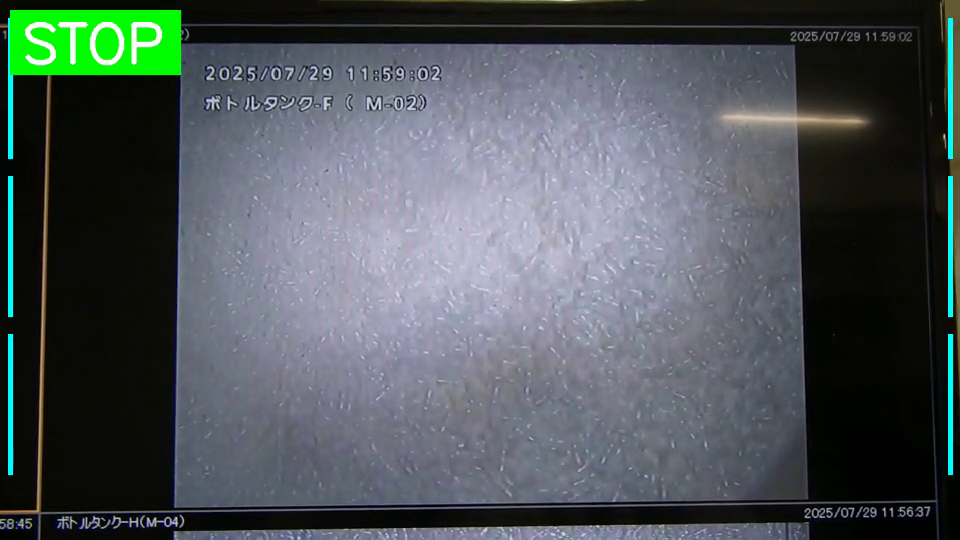
#> input picture frame 62 of 仮想環境実行_01_venv/GO_250811_002.mp4, 960 x 540 px, given in place of the camera
$ python Optical_Flow.py 5
#> lines starting #> are read from the running program, lines starting #| are printed output that depends on the picture
### オプティカルフロー
# １つ前の画像から、どこくらい動いたかを計算する

import numpy as np
import cv2
import sys

def main():
    # カメラオープン
    if len(sys.argv) == 1:
        cap = cv2.VideoCapture(0)
    else:
        try:
            cap = cv2.VideoCapture(int(sys.argv[1]))
        except:
            cap = cv2.VideoCapture(sys.argv[1])

    if not cap.isOpened():
        print("カメラが開けませんでした（権限 or 他アプリ使用中の可能性）")
        return

    cap.set(cv2.CAP_PROP_FRAME_WIDTH, 640)
    cap.set(cv2.CAP_PROP_FRAME_HEIGHT, 480)

    # ===== 初期フレーム取得（ウォームアップ） =====
    frame_pre = None
    for _ in range(30):
        ret, f = cap.read()
        if ret:
            frame_pre = f
#> this loop made 30 passes
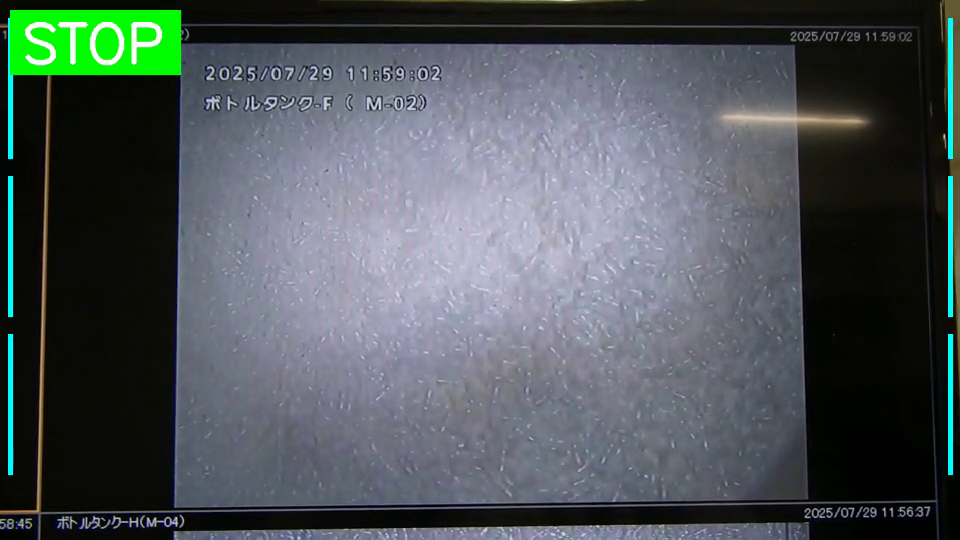
#> input picture frame 62 of 仮想環境実行_01_venv/GO_250811_002.mp4, 960 x 540 px, given in place of the camera
    if frame_pre is None:
        print("初期フレームが取得できませんでした。")
        cap.release()
        return

    gray_pre = cv2.cvtColor(frame_pre, cv2.COLOR_BGR2GRAY)
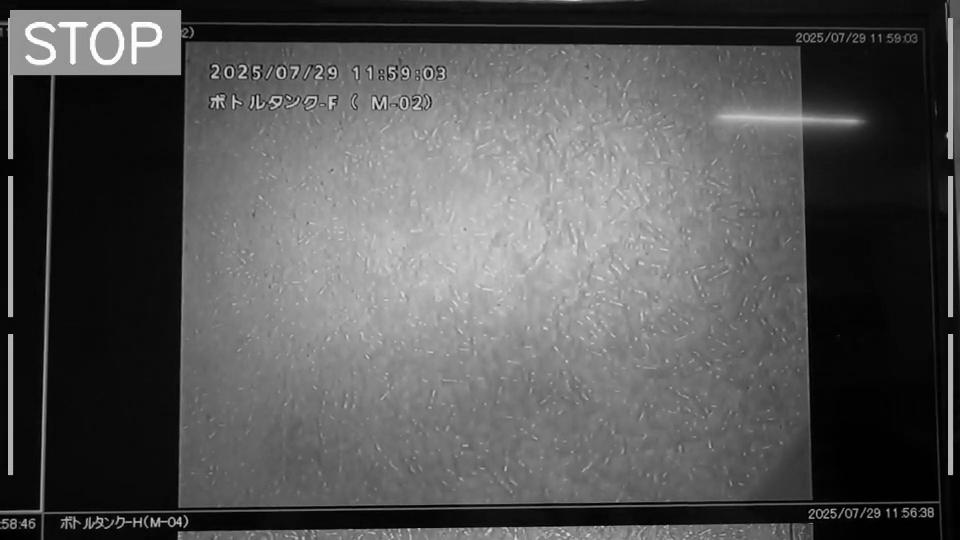
#> gray_pre: shape (540, 960); min 0, max 255, mean 84
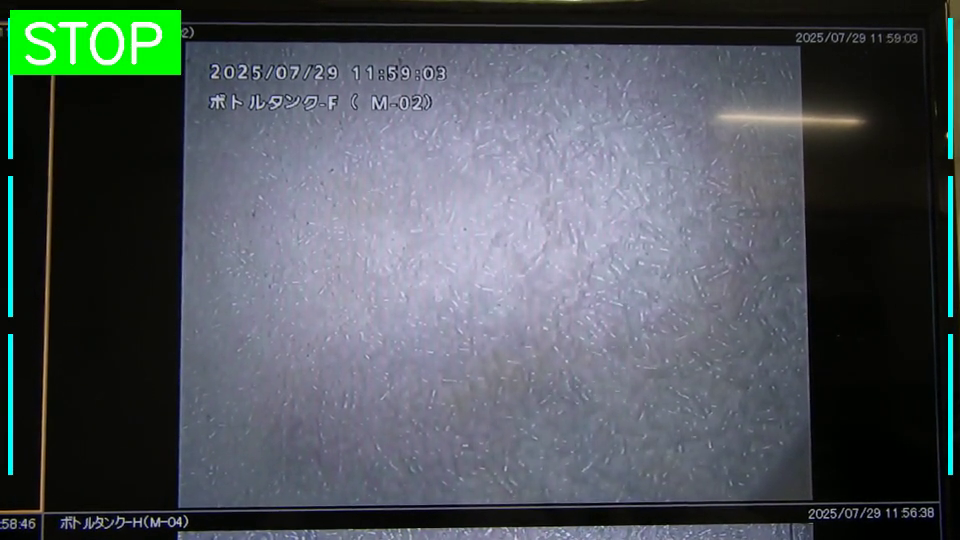
#> frame_pre: shape (540, 960, 3); mean B, G, R 90.2, 85.7, 78.1

    # HSV準備（可視化用）。型はuint8でOK
    hsv = np.zeros_like(frame_pre)
    hsv[..., 1] = 255  # 彩度Max

    # ===== ループ =====
    while True:
        ret, frame = cap.read()
        if not ret:
            print("フレーム取得失敗。終了します。")
            break

        cv2.imshow('frame', frame)

        gray = cv2.cvtColor(frame, cv2.COLOR_BGR2GRAY)

        # Farnebackでオプティカルフロー
        flow = cv2.calcOpticalFlowFarneback(
            gray_pre, gray, None,
            0.5,   # pyr_scale
            3,     # levels
            15,    # winsize
            3,     # iterations
            5,     # poly_n
            1.2,   # poly_sigma
            0      # flags
        )

        # ベクトル→極座標（角度・大きさ）
        mag, ang = cv2.cartToPolar(flow[..., 0], flow[..., 1])

        # 角度[rad]→Hue[0..179]、大きさ→Value[0..255]
        hsv[..., 0] = (np.rad2deg(ang) / 2).astype(np.uint8)      # 0..360 -> 0..180
        hsv[..., 2] = cv2.normalize(mag, None, 0, 255, cv2.NORM_MINMAX).astype(np.uint8)

        color_flow = cv2.cvtColor(hsv, cv2.COLOR_HSV2BGR)
        cv2.imshow('flow', color_flow)

        k = cv2.waitKey(1)  # ← ココが本題（大文字K）
        if k == ord('q'):
            break

        gray_pre = gray
        frame_pre = frame

    cap.release()
    cv2.destroyAllWindows()

if __name__ == '__main__':
    main()

$ run again, starting later in the video
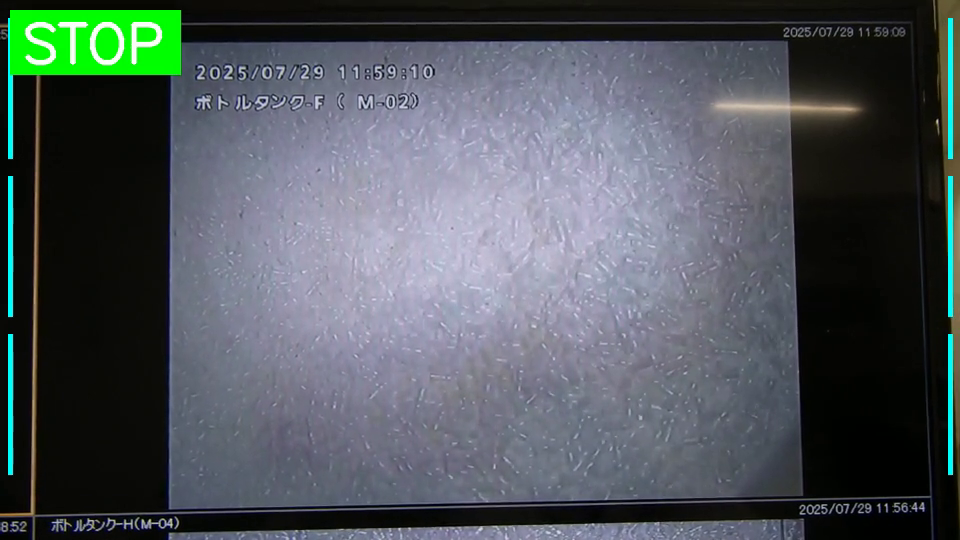
#> input picture frame 283 of 仮想環境実行_01_venv/GO_250811_002.mp4, 960 x 540 px, given in place of the camera
#> the loop in main, `for _ in range(30):` made 30 passes
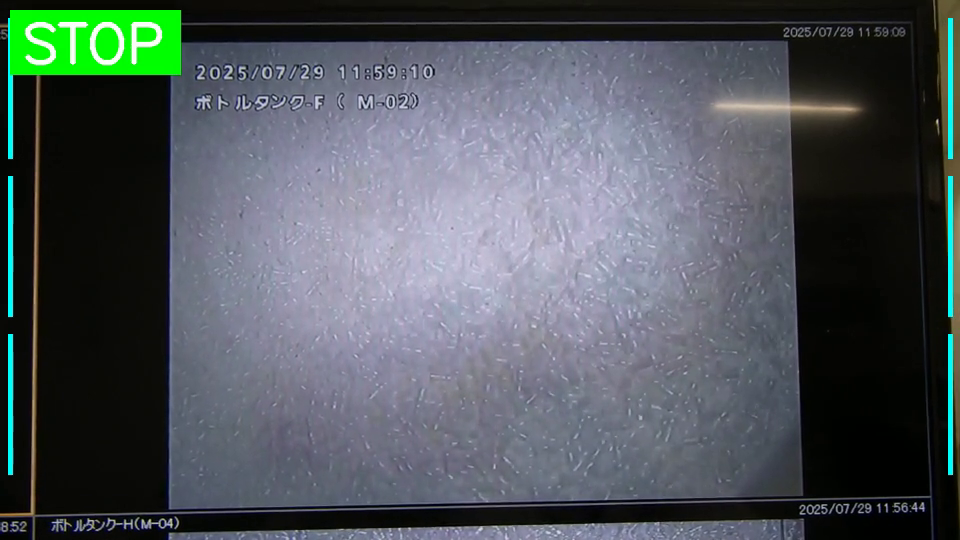
#> input picture frame 283 of 仮想環境実行_01_venv/GO_250811_002.mp4, 960 x 540 px, given in place of the camera
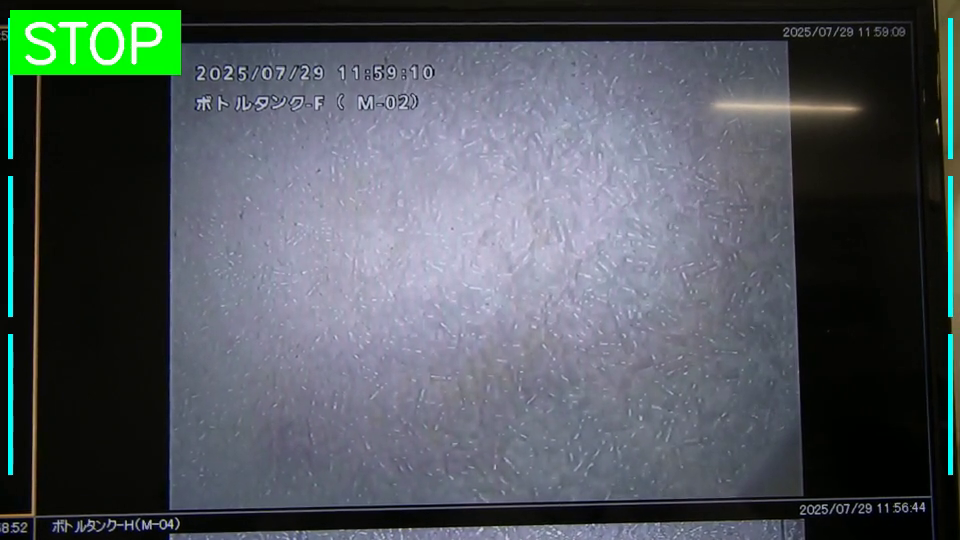
#> input picture frame 284 of 仮想環境実行_01_venv/GO_250811_002.mp4, 960 x 540 px, given in place of the camera
#> in main, `gray_pre = cv2.cvtColor(frame_pre, cv2.COLOR_BGR2GRAY)`:
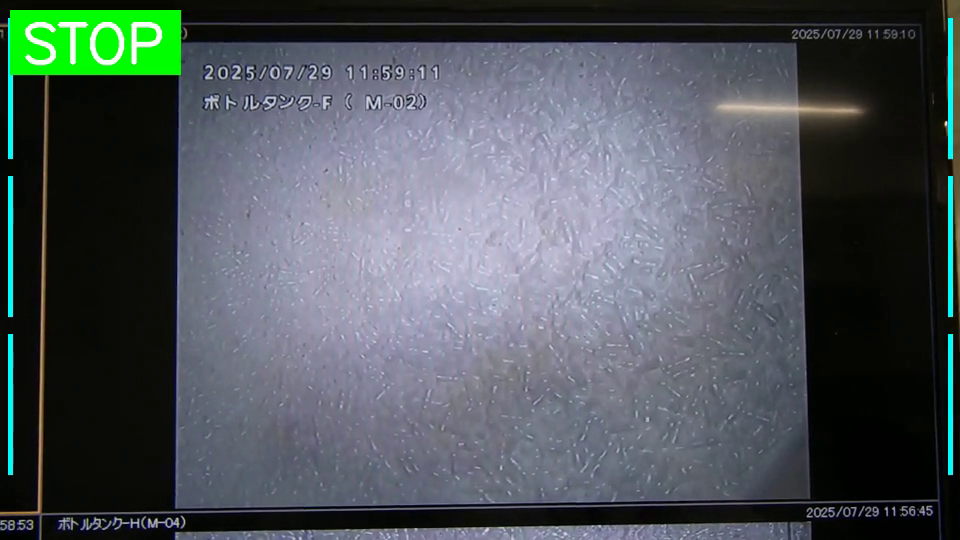
#> frame_pre: shape (540, 960, 3); mean B, G, R 90.4, 86, 78.3

$ run again, starting later in the video
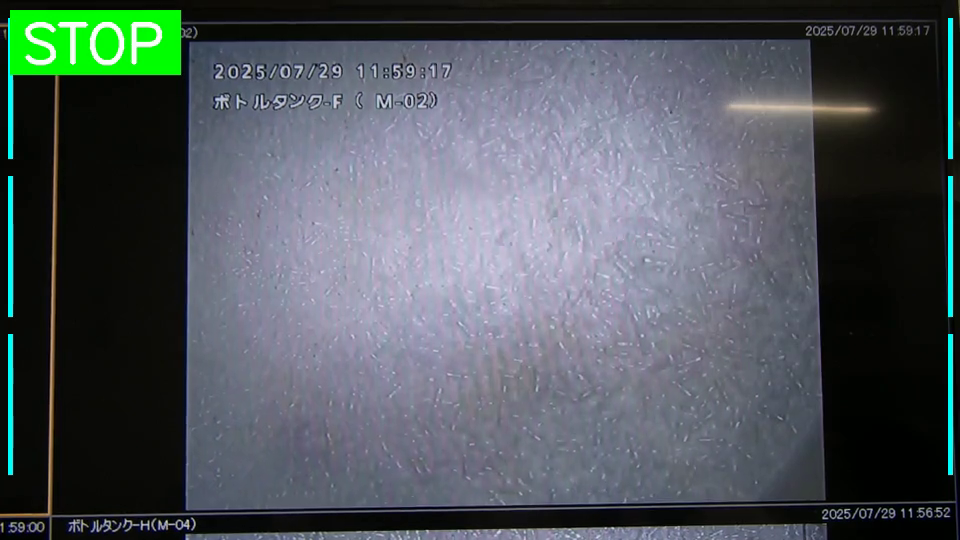
#> input picture frame 503 of 仮想環境実行_01_venv/GO_250811_002.mp4, 960 x 540 px, given in place of the camera
#> the loop in main, `for _ in range(30):` made 30 passes
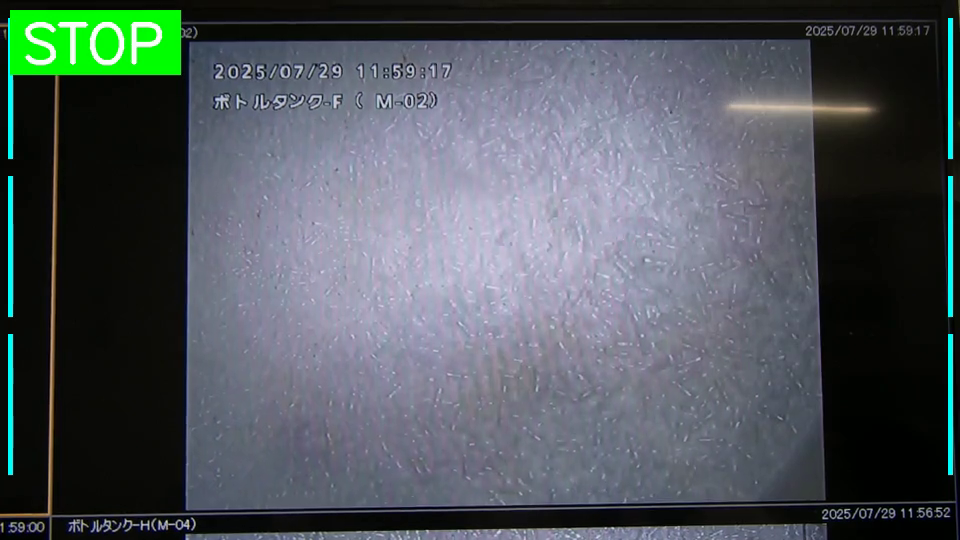
#> input picture frame 503 of 仮想環境実行_01_venv/GO_250811_002.mp4, 960 x 540 px, given in place of the camera
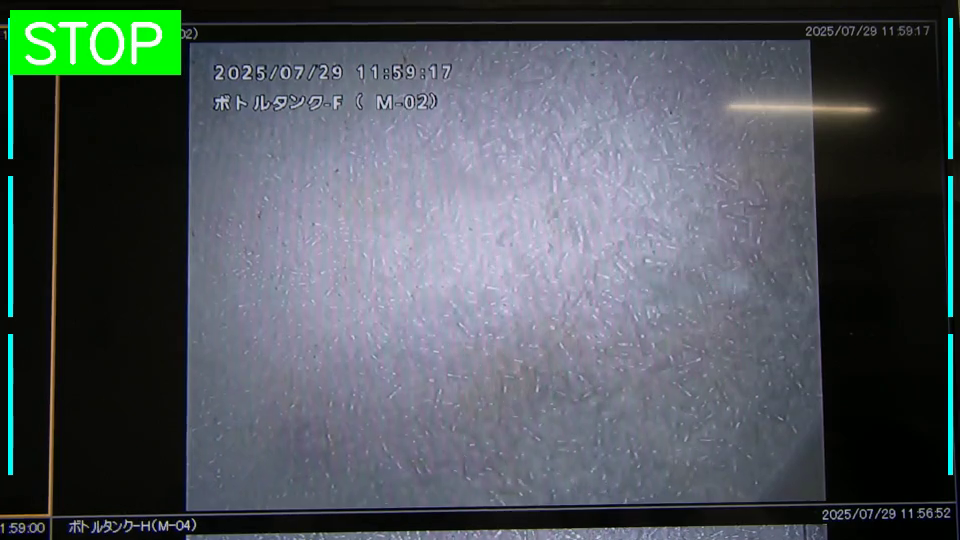
#> input picture frame 504 of 仮想環境実行_01_venv/GO_250811_002.mp4, 960 x 540 px, given in place of the camera
#> in main, `gray_pre = cv2.cvtColor(frame_pre, cv2.COLOR_BGR2GRAY)`:
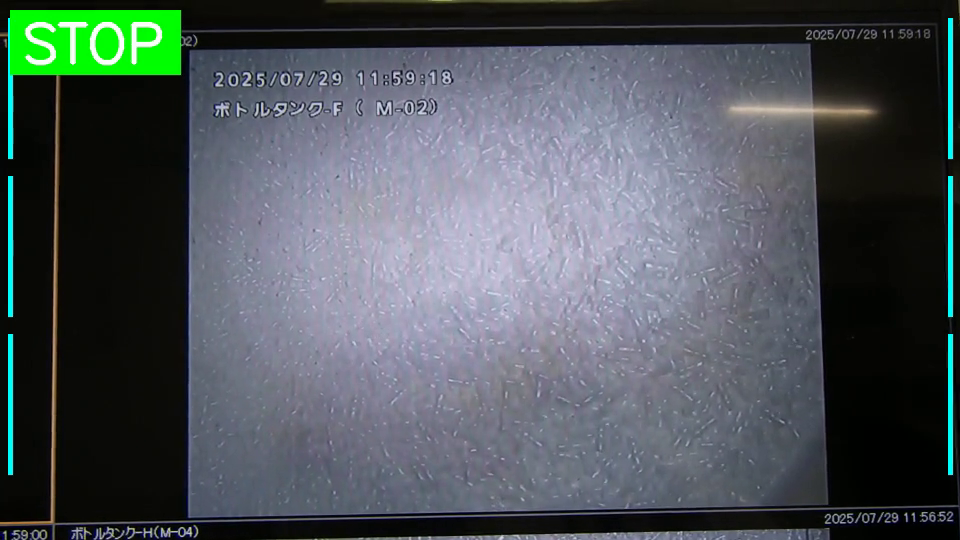
#> frame_pre: shape (540, 960, 3); mean B, G, R 89.9, 85.6, 77.8
